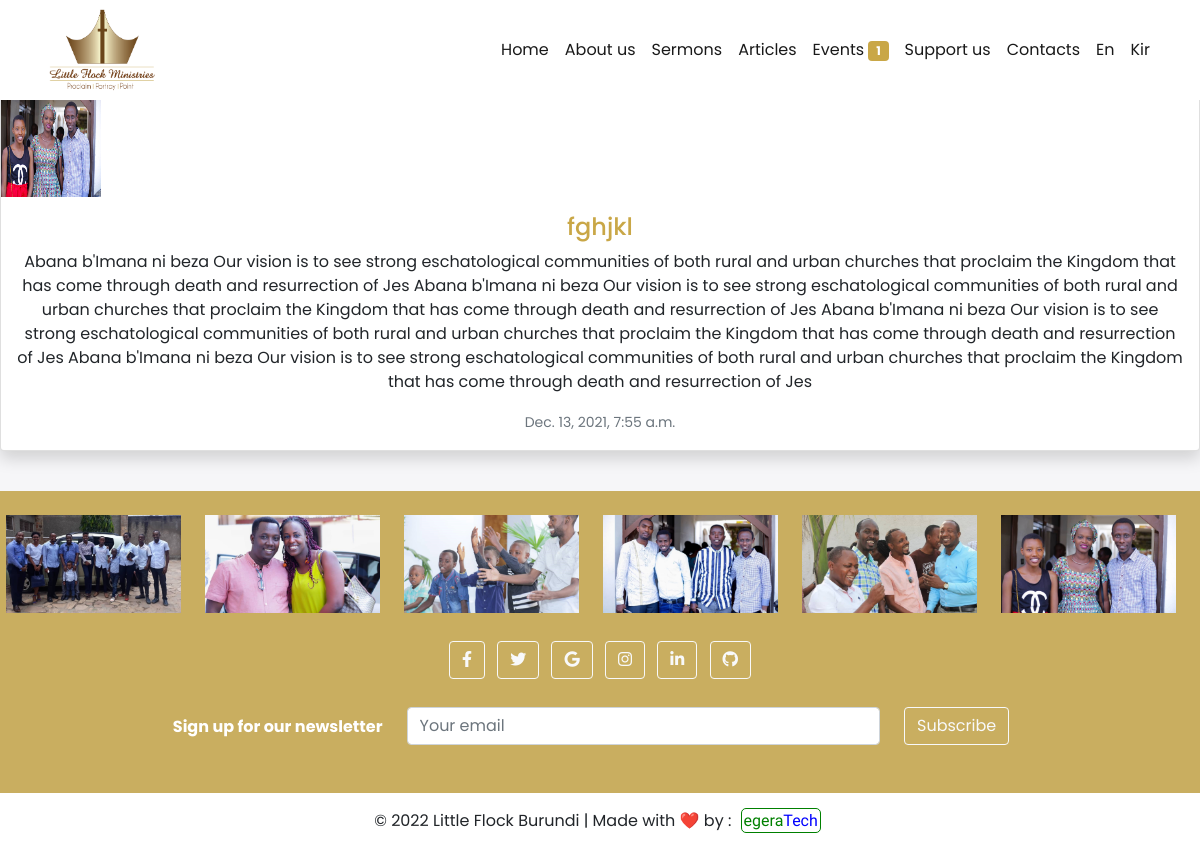
/2021-12-13-9-55-57-fghjkl/, run on the app's committed database.
### flock/models.py (models this page shows, shortened)
class Sermon(models.Model):
    title = models.CharField(max_length=101)
    slug = models.SlugField(max_length=150, unique=True)
    date = models.DateTimeField(auto_now_add=True)
    body = models.TextField()
    photo = models.ImageField(upload_to='%Y/%m/%d/', default='default.png', blank=True)

### flock/views.py (the view)
# urls.py: re_path(r'^(?P<slug>[\w-]+)/$', views.sermon_detail, name='sermon_detail'),
def sermon_detail(request, slug):
    try:
        sermon = Sermon.objects.get(slug=slug)
    except Sermon.DoesNotExist:
        sermon = None
    upcomingEvents = Event.objects.all().filter(expired = False).order_by('expiration_date')
    return render(request, 'flock/sermon_detail.html', {'sermon':sermon, 'upcomingEvents':upcomingEvents})

### flock/templates/flock/sermon_detail.html
{% extends 'flock/base_layout.html' %}
{% block content %}
    <br>
    <br>
    <br>
    <div class="card shadow mb-3">
        <img class="card-img-top" src="{{ sermon.photo.url }}" alt="Sermon detail" style="width: 100px; height: 100px;">
        <div class="card-body">
          <h4 class="card-title text-center" style="text-decoration: none; color: #c9a747;">{{ sermon.title }}</h4>
          <p class="card-text text-center">{{ sermon.body }}</p>
          <p class="card-text text-center"><small class="text-muted">{{ sermon.date }}</small></p>
        </div>
      </div>
      <br>
{% endblock %}

### assets/styles.css (style rules this page uses)
* { margin: 0px; padding: 0px; box-sizing: border-box; }

### flock/templates/flock/base_layout.html (style rules this page uses)
body { background-color:#f6f6f8 ; margin: 0px; padding: 0px; box-sizing: border-box; font-family: 'Poppins', sans-serif; }

### data on the page
Sermon: photo (picture), title "fghjkl", body "Abana b'Imana ni beza Our vision is to see strong eschatological communities of both rural and urban churches that proclaim the Kingdom that has come through death and resurrection of Jes Abana b'Imana ni beza Our vision is to see strong eschatological communities of both rural and urban churches that proclaim the Kingdom that has come through death and resurrection of Jes Abana b'Imana ni beza Our vision is to see strong eschatological communities of both rural and urban churches that proclaim the Kingdom that has come through death and resurrection of Jes Abana b'Imana ni beza Our vision is to see strong eschatological communities of both rural and urban churches that proclaim the Kingdom…", date "Dec. 13, 2021, 7:55 a.m."

### other printed values
{{ upcomingEvents|length }} "1"
